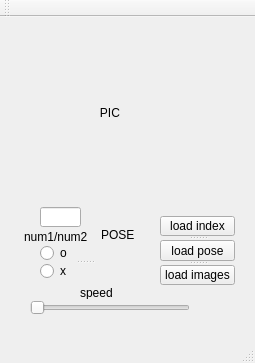
<?xml version="1.0" encoding="UTF-8"?>
<ui version="4.0">
 <class>QtGuiApplication1Class</class>
 <widget class="QMainWindow" name="QtGuiApplication1Class">
  <property name="geometry">
   <rect>
    <x>0</x>
    <y>0</y>
    <width>255</width>
    <height>363</height>
   </rect>
  </property>
  <property name="windowTitle">
   <string>QtGuiApplication1</string>
  </property>
  <widget class="QWidget" name="centralWidget">
   <widget class="QLabel" name="label_pic">
    <property name="geometry">
     <rect>
      <x>80</x>
      <y>20</y>
      <width>91</width>
      <height>151</height>
     </rect>
    </property>
    <property name="text">
     <string>      PIC</string>
    </property>
   </widget>
   <widget class="QLabel" name="label">
    <property name="geometry">
     <rect>
      <x>50</x>
      <y>10</y>
      <width>131</width>
      <height>16</height>
     </rect>
    </property>
    <property name="text">
     <string/>
    </property>
   </widget>
   <widget class="QSlider" name="horizontalSlider">
    <property name="geometry">
     <rect>
      <x>30</x>
      <y>280</y>
      <width>160</width>
      <height>22</height>
     </rect>
    </property>
    <property name="maximum">
     <number>20</number>
    </property>
    <property name="orientation">
     <enum>Qt::Horizontal</enum>
    </property>
   </widget>
   <widget class="QLineEdit" name="lineEdit">
    <property name="geometry">
     <rect>
      <x>40</x>
      <y>190</y>
      <width>41</width>
      <height>20</height>
     </rect>
    </property>
   </widget>
   <widget class="QLabel" name="label_speed">
    <property name="geometry">
     <rect>
      <x>80</x>
      <y>270</y>
      <width>54</width>
      <height>12</height>
     </rect>
    </property>
    <property name="text">
     <string>speed</string>
    </property>
   </widget>
   <widget class="QSplitter" name="splitter_2">
    <property name="geometry">
     <rect>
      <x>40</x>
      <y>229</y>
      <width>89</width>
      <height>32</height>
     </rect>
    </property>
    <property name="orientation">
     <enum>Qt::Vertical</enum>
    </property>
    <widget class="QRadioButton" name="radioButton">
     <property name="text">
      <string>o</string>
     </property>
    </widget>
    <widget class="QRadioButton" name="radioButton_2">
     <property name="text">
      <string>x</string>
     </property>
    </widget>
   </widget>
   <widget class="QLabel" name="label_2">
    <property name="geometry">
     <rect>
      <x>24</x>
      <y>210</y>
      <width>71</width>
      <height>20</height>
     </rect>
    </property>
    <property name="text">
     <string>num1/num2</string>
    </property>
   </widget>
   <widget class="QLabel" name="label_pos">
    <property name="geometry">
     <rect>
      <x>101</x>
      <y>210</y>
      <width>41</width>
      <height>16</height>
     </rect>
    </property>
    <property name="text">
     <string>POSE</string>
    </property>
   </widget>
   <widget class="QSplitter" name="splitter">
    <property name="geometry">
     <rect>
      <x>160</x>
      <y>199</y>
      <width>75</width>
      <height>69</height>
     </rect>
    </property>
    <property name="orientation">
     <enum>Qt::Vertical</enum>
    </property>
    <widget class="QPushButton" name="pushButton">
     <property name="text">
      <string>load index</string>
     </property>
    </widget>
    <widget class="QPushButton" name="pushButton_2">
     <property name="text">
      <string>load pose</string>
     </property>
    </widget>
    <widget class="QPushButton" name="pushButton_3">
     <property name="text">
      <string>load images</string>
     </property>
    </widget>
   </widget>
   <zorder>label_pic</zorder>
   <zorder>label</zorder>
   <zorder>label_2</zorder>
   <zorder>label_pos</zorder>
   <zorder>pushButton</zorder>
   <zorder>pushButton_2</zorder>
   <zorder>pushButton_3</zorder>
   <zorder>radioButton</zorder>
   <zorder>radioButton_2</zorder>
   <zorder>label_pos</zorder>
   <zorder>label_2</zorder>
   <zorder>horizontalSlider</zorder>
   <zorder>lineEdit</zorder>
   <zorder>label_speed</zorder>
  </widget>
  <widget class="QMenuBar" name="menuBar">
   <property name="geometry">
    <rect>
     <x>0</x>
     <y>0</y>
     <width>255</width>
     <height>23</height>
    </rect>
   </property>
  </widget>
  <widget class="QToolBar" name="mainToolBar">
   <attribute name="toolBarArea">
    <enum>TopToolBarArea</enum>
   </attribute>
   <attribute name="toolBarBreak">
    <bool>false</bool>
   </attribute>
  </widget>
  <widget class="QStatusBar" name="statusBar"/>
 </widget>
 <layoutdefault spacing="6" margin="11"/>
 <resources>
  <include location="QtGuiApplication1.qrc"/>
 </resources>
 <connections>
  <connection>
   <sender>pushButton</sender>
   <signal>clicked()</signal>
   <receiver>QtGuiApplication1Class</receiver>
   <slot>on_load_index()</slot>
   <hints>
    <hint type="sourcelabel">
     <x>205</x>
     <y>234</y>
    </hint>
    <hint type="destinationlabel">
     <x>165</x>
     <y>48</y>
    </hint>
   </hints>
  </connection>
  <connection>
   <sender>pushButton_2</sender>
   <signal>clicked()</signal>
   <receiver>QtGuiApplication1Class</receiver>
   <slot>on_load_pose()</slot>
   <hints>
    <hint type="sourcelabel">
     <x>232</x>
     <y>267</y>
    </hint>
    <hint type="destinationlabel">
     <x>172</x>
     <y>88</y>
    </hint>
   </hints>
  </connection>
  <connection>
   <sender>pushButton_3</sender>
   <signal>clicked()</signal>
   <receiver>QtGuiApplication1Class</receiver>
   <slot>on_load_images()</slot>
   <hints>
    <hint type="sourcelabel">
     <x>169</x>
     <y>294</y>
    </hint>
    <hint type="destinationlabel">
     <x>141</x>
     <y>211</y>
    </hint>
   </hints>
  </connection>
  <connection>
   <sender>radioButton</sender>
   <signal>clicked()</signal>
   <receiver>QtGuiApplication1Class</receiver>
   <slot>on_oKey()</slot>
   <hints>
    <hint type="sourcelabel">
     <x>45</x>
     <y>269</y>
    </hint>
    <hint type="destinationlabel">
     <x>29</x>
     <y>107</y>
    </hint>
   </hints>
  </connection>
  <connection>
   <sender>radioButton_2</sender>
   <signal>clicked()</signal>
   <receiver>QtGuiApplication1Class</receiver>
   <slot>on_xKey()</slot>
   <hints>
    <hint type="sourcelabel">
     <x>92</x>
     <y>290</y>
    </hint>
    <hint type="destinationlabel">
     <x>20</x>
     <y>164</y>
    </hint>
   </hints>
  </connection>
  <connection>
   <sender>lineEdit</sender>
   <signal>textChanged(QString)</signal>
   <receiver>QtGuiApplication1Class</receiver>
   <slot>on_text_changed()</slot>
   <hints>
    <hint type="sourcelabel">
     <x>58</x>
     <y>233</y>
    </hint>
    <hint type="destinationlabel">
     <x>67</x>
     <y>127</y>
    </hint>
   </hints>
  </connection>
  <connection>
   <sender>horizontalSlider</sender>
   <signal>valueChanged(int)</signal>
   <receiver>QtGuiApplication1Class</receiver>
   <slot>on_slider_moved()</slot>
   <hints>
    <hint type="sourcelabel">
     <x>141</x>
     <y>325</y>
    </hint>
    <hint type="destinationlabel">
     <x>135</x>
     <y>270</y>
    </hint>
   </hints>
  </connection>
 </connections>
 <slots>
  <slot>on_load_index()</slot>
  <slot>on_load_pose()</slot>
  <slot>on_load_images()</slot>
  <slot>on_oKey()</slot>
  <slot>on_xKey()</slot>
  <slot>on_text_changed()</slot>
  <slot>on_slider_moved()</slot>
 </slots>
</ui>
